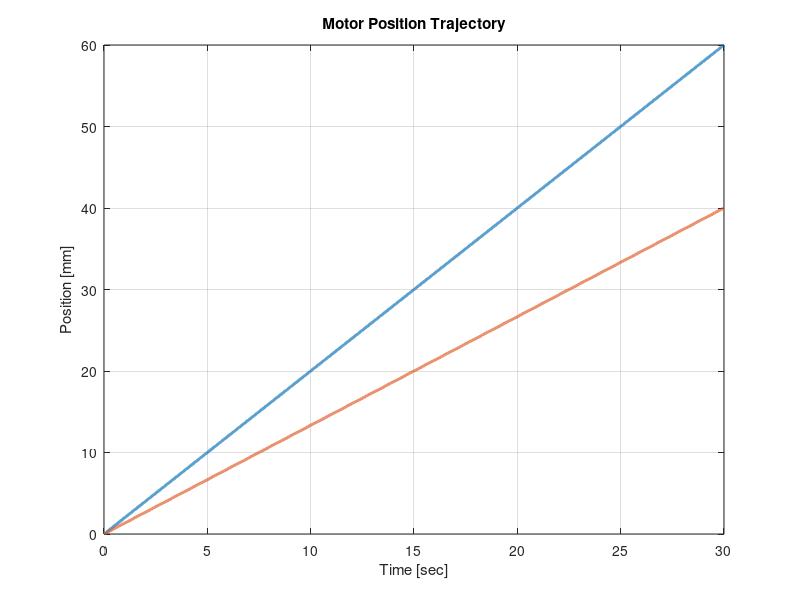

This figure's MATLAB source:
clc;
clear all;

time = (0:0.001:30)';
target_position_x = linspace(0, 60, sum(time >= 0 & time <= 30))';
target_position_y = linspace(0, 40, sum(time >= 0 & time <= 30))';


plot(time, target_position_x, 'LineWidth', 2);
hold on
plot(time, target_position_y, 'LineWidth', 2);
title('Motor Position Trajectory');
grid on
xlabel('Time [sec]');
ylabel('Position [mm]');
xlim([0 30])
ylim([0 60])

data_x.time = time;
data_x.signals.values = target_position_x;
data_x.signals.dimensions = 1;

data_y.time = time;
data_y.signals.values = target_position_y;
data_y.signals.dimensions = 1;